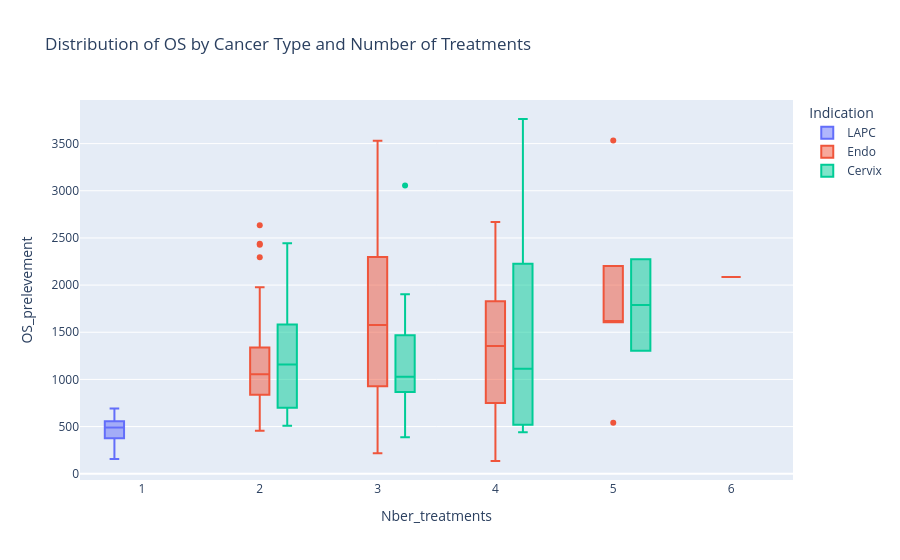

Notebook code cell kept with this figure:
### Code cell
px.box(clinical_data, x="Nber_treatments", y="OS_prelevement", color="Indication", title="Distribution of OS by Cancer Type and Number of Treatments")

### Figure 1 — Plotly figure (JSON) as saved in the notebook; plotly's stock layout.template omitted (floating-point values rounded to 4 significant figures)
{"data": [{"alignmentgroup": "True", "hovertemplate": "Indication=LAPC<br>Nber_treatments=%{x}<br>OS_prelevement=%{y}<extra></extra>", "legendgroup": "LAPC", "marker": {"color": "#636efa"}, "name": "LAPC", "notched": false, "offsetgroup": "LAPC", "orientation": "v", "showlegend": true, "type": "box", "x": [1, 1, 1, 1, 1, 1, 1, 1, 1, 1, 1, 1, 1, 1, 1, 1, 1, 1, 1, 1, 1, 1, 1, 1, 1], "x0": " ", "xaxis": "x", "y": [643, 550, 372, 531, 651, 401, 477, 576, 155, 691, 532, 377, 425, 592, 516, 568, 553, 251, 489, 418, 413, 504, 337, 342, 344], "y0": " ", "yaxis": "y"}, {"alignmentgroup": "True", "hovertemplate": "Indication=Endo<br>Nber_treatments=%{x}<br>OS_prelevement=%{y}<extra></extra>", "legendgroup": "Endo", "marker": {"color": "#EF553B"}, "name": "Endo", "notched": false, "offsetgroup": "Endo", "orientation": "v", "showlegend": true, "type": "box", "x": [2, 4, 3, 5, 4, 2, 6, 5, 2, 3, 2, 2, 4, 2, 3, 2, 2, 3, 3, 2, 2, 2, 2, 4, 3, 3, 3, 3, 3, 2, 3, 2, 3, 3, 2, 4, 2, 2, 2, 2, 3, 2, 2, 5, 3, 3, 2, 3, 3, 3, 2, 2, 2, 2, 4, 2, 2, 3, 4, 2, 2, 5, 3, 2, 2, 2, 4, 2, 2, 2, 2, 4, 4, 5, 2, 2, 3, 2, 2, 4, 3, 2, 3, 2, 2, 2, 3, 3, 4, 3, 2, 2, 2, 5, 2, 3, 3, 2, 2, 2, 4], "x0": " ", "xaxis": "x", "y": [1450, 135, 426, 540, 890, 569, 2086, 1606, 816, 3531, 1004, 1213, 682, 937, 382, 1103, 591, 1102, 1557, 774, 1467, 1978, 1691, 771, 3034, 1339, 217, 1138, 2980, 1116, 1090, 1522, 2128, 2269, 2296, 2133, 1870, 930, 1082, 1078, 2291, 455, 901, 3532, 3280, 2011, 1288, 836, 630, 2321, 696, 1162, 805, 880, 852, 775, 860, 2220, 1406, 1807, 903, 1622, 2484, 1076, 807, 499, 1833, 1273, 950, 2429, 865, 1353, 1539, 1615, 1034, 1034, 1999, 2635, 1559, 1826, 935, 553, 1576, 686, 1147, 1239, 1028, 704, 246, 907, 2439, 1389, 1151, 2203, 1025, 1669, 2562, 1106, 894, 704, 2669], "y0": " ", "yaxis": "y"}, {"alignmentgroup": "True", "hovertemplate": "Indication=Cervix<br>Nber_treatments=%{x}<br>OS_prelevement=%{y}<extra></extra>", "legendgroup": "Cervix", "marker": {"color": "#00cc96"}, "name": "Cervix", "notched": false, "offsetgroup": "Cervix", "orientation": "v", "showlegend": true, "type": "box", "x": [4, 4, 4, 3, 3, 2, 4, 2, 2, 2, 2, 2, 3, 3, 2, 3, 3, 4, 3, 3, 5, 2, 2, 4, 3, 3, 2, 4, 3, 3, 3, 5, 4, 3, 2, 3, 3, 4, 4, 3, 2, 3, 3, 2, 2, 2, 2, 3, 3, 4, 4, 2, 2, 2, 3, 2, 3, 3, 2, 2, 3, 3, 2, 2, 2, 2, 2], "x0": " ", "xaxis": "x", "y": [2415, 439, 575, 1023, 866, 589, 464, 780, 658, 2443, 2237, 1134, 3055, 536, 632, 1801, 987, 458, 1307, 1681, 1304, 1194, 680, 3761, 1468, 1903, 1899, 2934, 1730, 699, 838, 2274, 724, 388, 951, 941, 1034, 1450, 1057, 642, 1406, 877, 1355, 562, 1657, 510, 894, 541, 1721, 2035, 1167, 1185, 1642, 1357, 925, 757, 1382, 1020, 1235, 1694, 1380, 1442, 1074, 2004, 1158, 615, 1209], "y0": " ", "yaxis": "y"}], "layout": {"boxmode": "group", "legend": {"title": {"text": "Indication"}, "tracegroupgap": 0}, "title": {"text": "Distribution of OS by Cancer Type and Number of Treatments"}, "xaxis": {"anchor": "y", "domain": [0, 1], "title": {"text": "Nber_treatments"}}, "yaxis": {"anchor": "x", "domain": [0, 1], "title": {"text": "OS_prelevement"}}}}
